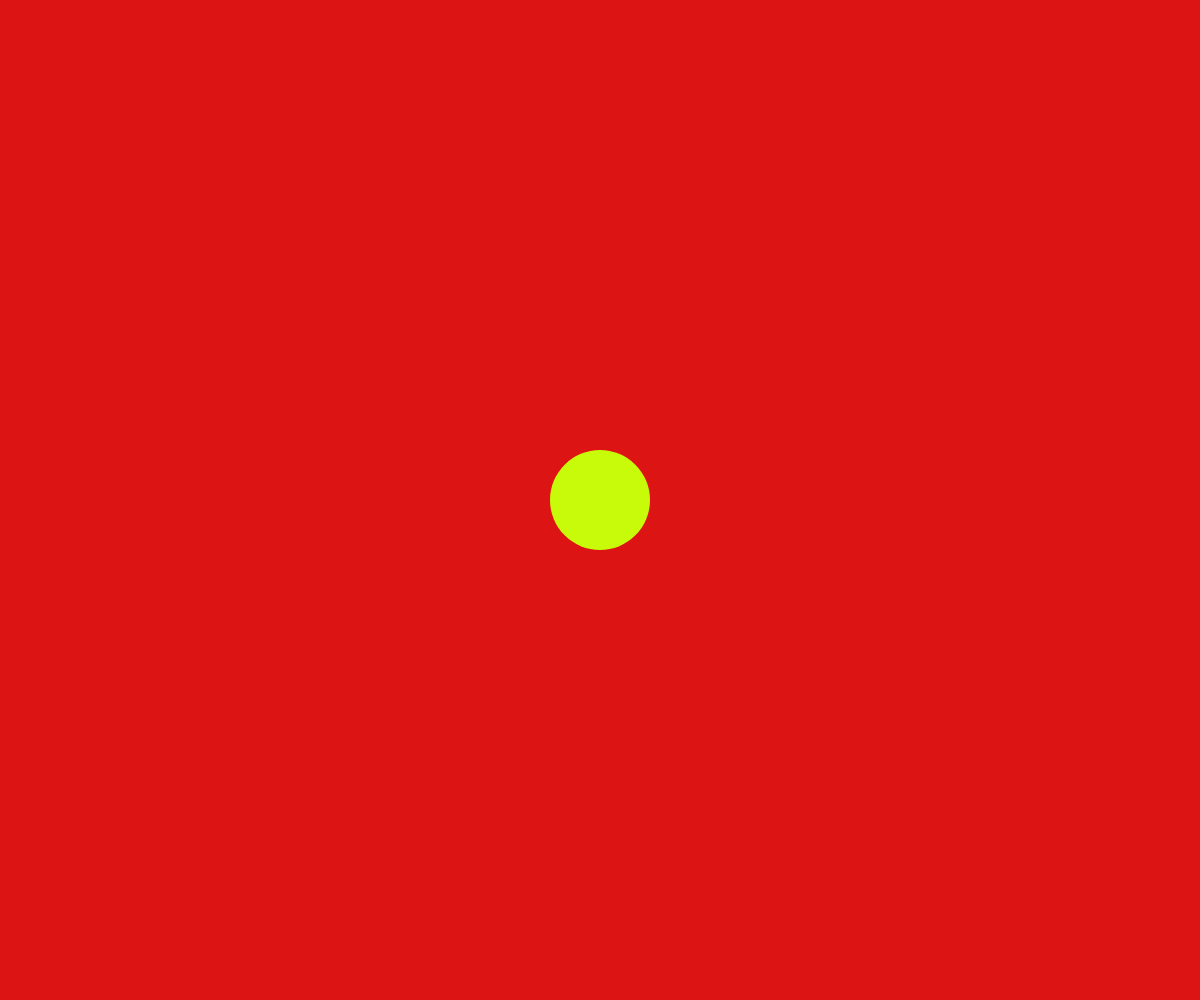
Frame 1 (no input)
Frame 60 (no input): identical to frame 1, image omitted
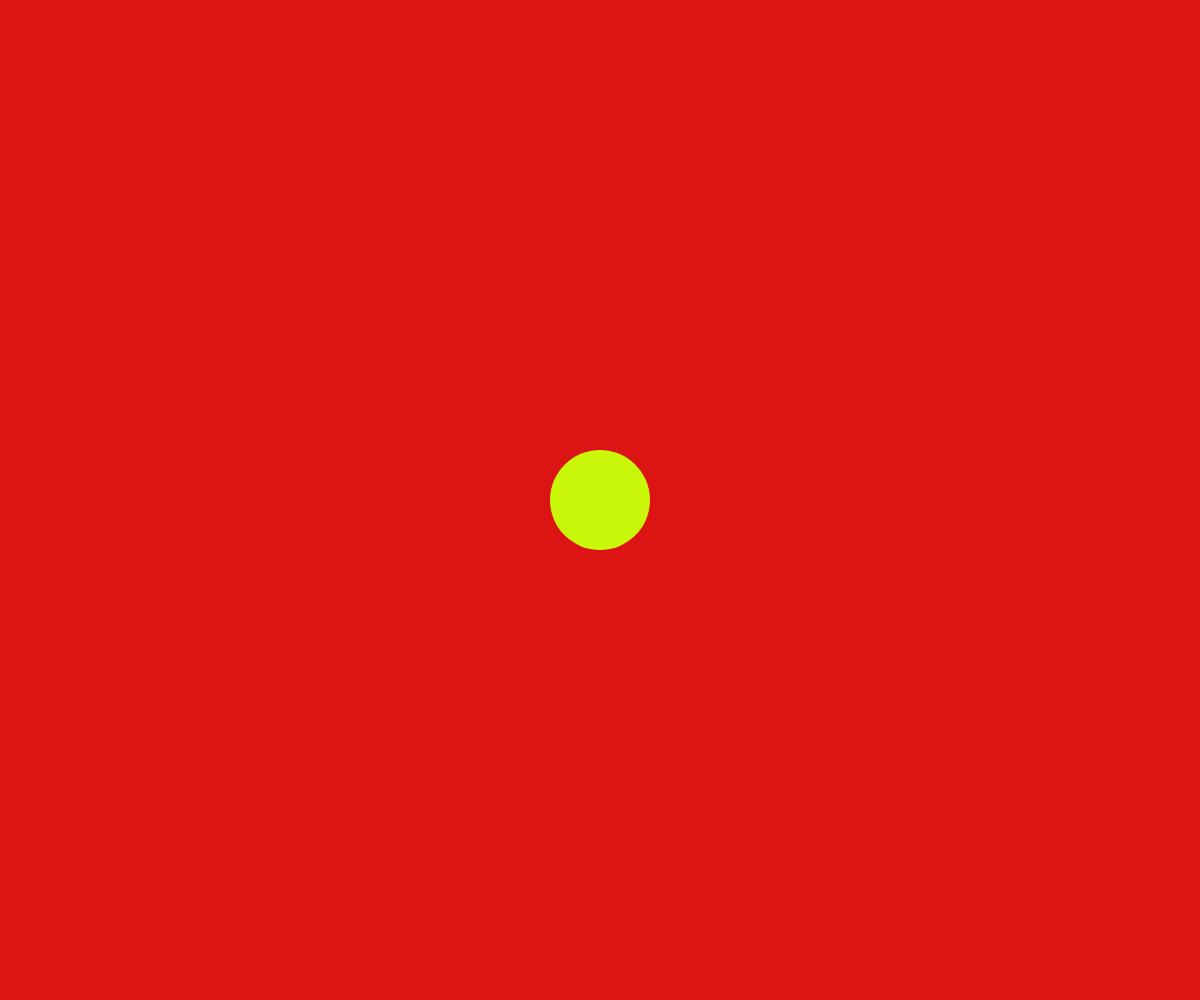
Frame 120 (the mouse pressed at the canvas centre since frame 60)

The p5.js sketch that drew these frames (run headless with seeded random() and noise() and a simulated clock; from frame 60 on, the mouse is pressed at the canvas centre):

// p5.js sketch
// ── sketch.js

let color = 255;

function setup() {
  createCanvas(windowWidth, windowHeight);
}

function draw() {
  background(220, 20, 20);
  fill(200, color, 10);
  noStroke()
  ellipse(width / 2, height / 2, 100, 100);
}

function mouseMoved() {
  color -= 4;
  if (color <= 20) {
    color = 255;
  }
}
